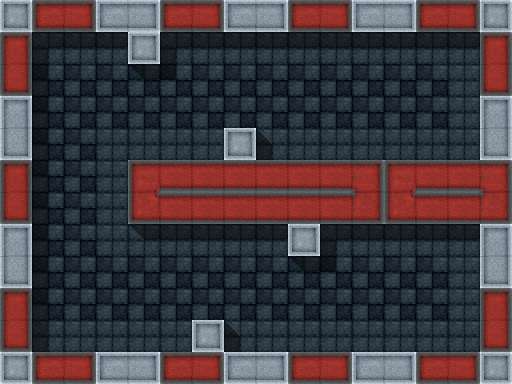

Rendered tile map (Tiled .tmx) drawn with the repository's tilesets; below, a short description and the map source with its tile grids summarised:
An orthogonal 16x12 tile map with 32x32 px tiles, 3 tile layers (waypoints, main, shadows), 4 tilesets and 8 objects.

<map version="1.0" orientation="orthogonal" width="16" height="12" tilewidth="32" tileheight="32">
 <tileset firstgid="1" name="ConcreteStorm" tilewidth="32" tileheight="32">
  <image source="TileSets/ConcreteStormTileSet.png" width="512" height="512" />
  <tile id="5">
   <properties>
    <property name="Pit" value="" />
   </properties>
  </tile>
  <tile id="6">
   <properties>
    <property name="Pit" value="" />
   </properties>
  </tile>
  <tile id="7">
   <properties>
    <property name="Pit" value="" />
   </properties>
  </tile>
  <tile id="21">
   <properties>
    <property name="Pit" value="" />
   </properties>
  </tile>
  <tile id="37">
   <properties>
    <property name="Pit" value="" />
   </properties>
  </tile>
  <tile id="53">
   <properties>
    <property name="Pit" value="" />
   </properties>
  </tile>
  <tile id="68">
   <properties>
    <property name="Empty" value="" />
   </properties>
  </tile>
  <tile id="69">
   <properties>
    <property name="Empty" value="" />
   </properties>
  </tile>
  <tile id="84">
   <properties>
    <property name="Empty" value="" />
   </properties>
  </tile>
  <tile id="85">
   <properties>
    <property name="Empty" value="" />
   </properties>
  </tile>
 </tileset>
 <tileset firstgid="257" name="Tanks" tilewidth="32" tileheight="32">
  <image source="TileSets/TanksTileSet.png" width="128" height="32" />
  <tile id="0">
   <properties>
    <property name="Team" value="Red" />
    <property name="Type" value="Tank" />
   </properties>
  </tile>
  <tile id="1">
   <properties>
    <property name="Team" value="Green" />
    <property name="Type" value="Tank" />
   </properties>
  </tile>
  <tile id="3">
   <properties>
    <property name="Team" value="Red" />
    <property name="Type" value="Tank" />
   </properties>
  </tile>
 </tileset>
 <tileset firstgid="261" name="Waypoints" tilewidth="32" tileheight="32">
  <image source="TileSets/WaypointTileSet.png" width="32" height="32" />
  <tile id="0">
   <properties>
    <property name="Color" value="Green" />
   </properties>
  </tile>
 </tileset>
  <tileset firstgid="262" name="TanksTiled" tilewidth="32" tileheight="32">
    <image source="TileSets/TanksTiled.png" width="512" height="512" />
    <tile id="5">
      <properties>
        <property name="Pit" value="" />
      </properties>
    </tile>
    <tile id="6">
      <properties>
        <property name="Pit" value="" />
      </properties>
    </tile>
    <tile id="7">
      <properties>
        <property name="Pit" value="" />
      </properties>
    </tile>
    <tile id="21">
      <properties>
        <property name="Pit" value="" />
      </properties>
    </tile>
    <tile id="37">
      <properties>
        <property name="Pit" value="" />
      </properties>
    </tile>
    <tile id="53">
      <properties>
        <property name="Pit" value="" />
      </properties>
    </tile>
    <tile id="68">
      <properties>
        <property name="Empty" value="" />
      </properties>
    </tile>
    <tile id="69">
      <properties>
        <property name="Empty" value="" />
      </properties>
    </tile>
    <tile id="84">
      <properties>
        <property name="Empty" value="" />
      </properties>
    </tile>
    <tile id="85">
      <properties>
        <property name="Empty" value="" />
      </properties>
    </tile>
    <tile id="144">
      <properties>
        <property name="Empty" value="" />
      </properties>
    </tile>
    <tile id="145">
      <properties>
        <property name="Empty" value="" />
      </properties>
    </tile>
    <tile id="192">
      <properties>
        <property name="Pit" value="" />
      </properties>
    </tile>
  </tileset>
 <layer name="waypoints" width="16" height="12">
  <properties>
   <property name="color" value="green" />
  </properties>
  <data>[192 cells, 13 non-empty, 1 distinct tile ids]</data>
 </layer>
 <layer name="main" width="16" height="12">
  <data>[192 cells, 192 non-empty, 16 distinct tile ids]</data>
 </layer>
 <objectgroup name="tanks" width="16" height="12">
  <object gid="257" x="352" y="97">
   <properties>
    <property name="WaypointColor" value="Green" />
   </properties>
  </object>
  <object gid="258" x="431" y="275" />
  <object gid="257" x="288" y="98">
   <properties>
    <property name="WaypointColor" value="Green" />
   </properties>
  </object>
  <object gid="257" x="64" y="322">
   <properties>
    <property name="WaypointColor" value="Green" />
   </properties>
  </object>
  <object gid="257" x="417" y="98">
   <properties>
    <property name="WaypointColor" value="Green" />
   </properties>
  </object>
  <object gid="257" x="353" y="129">
   <properties>
    <property name="WaypointColor" value="Green" />
   </properties>
  </object>
  <object gid="257" x="289" y="130">
   <properties>
    <property name="WaypointColor" value="Green" />
   </properties>
  </object>
  <object gid="257" x="417" y="128">
   <properties>
    <property name="WaypointColor" value="Green" />
   </properties>
  </object>
 </objectgroup>
 <layer name="shadows" width="16" height="12">
  <data>[192 cells, 38 non-empty, 6 distinct tile ids]</data>
 </layer>
</map>
